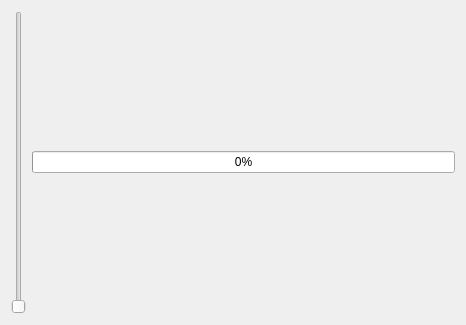
<?xml version="1.0" encoding="UTF-8"?>
<ui version="4.0">
 <class>Widget</class>
 <widget class="QWidget" name="Widget">
  <property name="geometry">
   <rect>
    <x>0</x>
    <y>0</y>
    <width>466</width>
    <height>325</height>
   </rect>
  </property>
  <property name="windowTitle">
   <string>Widget</string>
  </property>
  <property name="autoFillBackground">
   <bool>false</bool>
  </property>
  <layout class="QHBoxLayout" name="horizontalLayout">
   <item>
    <widget class="QSlider" name="verticalSlider">
     <property name="maximum">
      <number>100</number>
     </property>
     <property name="orientation">
      <enum>Qt::Vertical</enum>
     </property>
    </widget>
   </item>
   <item>
    <widget class="QProgressBar" name="progressBar">
     <property name="autoFillBackground">
      <bool>false</bool>
     </property>
     <property name="value">
      <number>0</number>
     </property>
    </widget>
   </item>
  </layout>
 </widget>
 <layoutdefault spacing="6" margin="11"/>
 <resources/>
 <connections/>
</ui>
